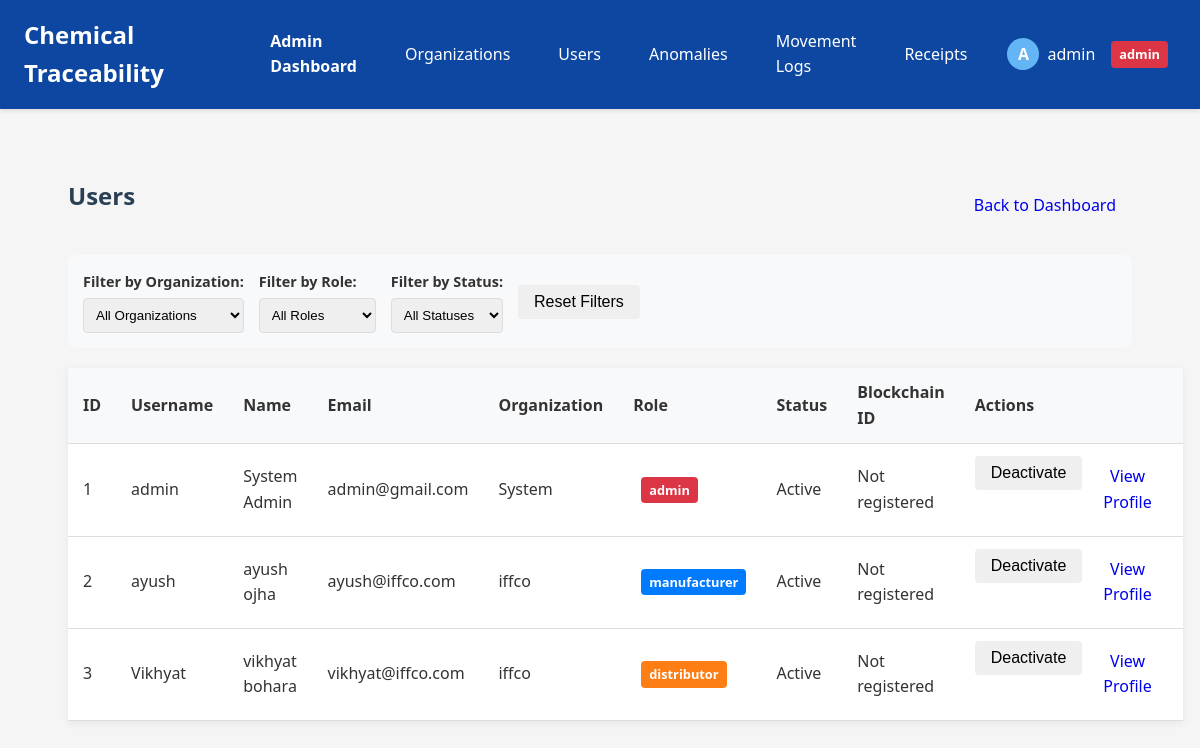
The app's page /admin/users (signed in) with its own data.
### app/models.py (models this page shows, shortened)
class User(UserMixin, db.Model):
    id = db.Column(db.Integer, primary_key=True)
    username = db.Column(db.String(80), unique=True, nullable=False)
    email = db.Column(db.String(120), unique=True, nullable=False)
    password_hash = db.Column(db.String(128), nullable=False)
    first_name = db.Column(db.String(50), nullable=True)
    last_name = db.Column(db.String(50), nullable=True)
    role = db.Column(db.Enum(RoleType), nullable=False)
    active = db.Column(db.Boolean, default=True)
    created_at = db.Column(db.DateTime, default=datetime.utcnow)
    last_login = db.Column(db.DateTime, nullable=True)
    organization_id = db.Column(db.Integer, db.ForeignKey('organization.id'))
    is_admin = db.Column(db.Boolean, default=False)

class Organization(db.Model):
    id = db.Column(db.Integer, primary_key=True)
    name = db.Column(db.String(100), nullable=False)
    email_domain = db.Column(db.String(100), nullable=False, unique=True)
    description = db.Column(db.Text, nullable=True)
    created_at = db.Column(db.DateTime, default=datetime.utcnow)
    active = db.Column(db.Boolean, default=True)
    can_manufacture = db.Column(db.Boolean, default=False)
    can_distribute = db.Column(db.Boolean, default=False)
    can_receive = db.Column(db.Boolean, default=False)
    users = db.relationship('User', backref='organization', lazy=True)

### app/routes/admin.py (the view)
    @login_required
    def decorated_function(*args, **kwargs):
        if not current_user.is_admin:
            flash('You do not have permission to access this page.', 'error')
            return redirect(url_for('dashboard_bp.dashboard'))
        return f(*args, **kwargs)

### app/routes/admin.py (called while the page is built)
def admin_required(f):
    @login_required
    def decorated_function(*args, **kwargs):
        if not current_user.is_admin:
            flash('You do not have permission to access this page.', 'error')
            return redirect(url_for('dashboard_bp.dashboard'))
        return f(*args, **kwargs)
    decorated_function.__name__ = f.__name__
    return decorated_function

@admin_bp.route('/users')
@admin_required
def user_list():
    users = User.query.all()
    organizations = Organization.query.all()
    return render_template('admin/users.html', users=users, organizations=organizations)

### app/templates/admin/users.html (shortened to what this page needs)
{% extends "base.html" %}
{% block content %}
<div class="admin-content">
  <div class="header-with-actions">
    <h2>Users</h2>
    <div class="action-buttons">
      <a href="{{ url_for('admin_bp.admin_dashboard') }}" class="btn btn-secondary">Back to Dashboard</a>
    </div>
  </div>
  <div class="filter-section">
    <div class="filter-group">
      <label>Filter by Organization:</label>
      <select id="orgFilter" onchange="filterUsers()">
        <option value="all">All Organizations</option>
      </select>
    </div>
    <div class="filter-group">
      <label>Filter by Role:</label>
      <select id="roleFilter" onchange="filterUsers()">
        <option value="all">All Roles</option>
      </select>
    </div>
    <div class="filter-group">
      <label>Filter by Status:</label>
      <select id="statusFilter" onchange="filterUsers()">
        <option value="all">All Statuses</option>
      </select>
    </div>
    <button class="btn btn-outline-secondary" onclick="resetFilters()">Reset Filters</button>
  </div>
  <div class="users-list">
    <table class="table">
      <thead>
        <tr>
          <th>ID</th>
          <th>Username</th>
          <th>Name</th>
          <th>Email</th>
          <th>Organization</th>
          <th>Role</th>
          <th>Status</th>
          <th>Blockchain ID</th>
          <th>Actions</th>
        </tr>
      </thead>
      <tbody id="userTableBody">
        {% for user in users %}
        <tr data-org="{{ user.organization_id }}" data-role="{{ user.role.name }}" data-status="{{ 'active' if user.is_active else 'inactive' }}">
          <td>{{ user.id }}</td>
          <td>{{ user.username }}</td>
          <td>{{ user.first_name }} {{ user.last_name }}</td>
          <td>{{ user.email }}</td>
          <td>{{ user.organization.name }}</td>
          <td><span class="role-badge {{ user.role.name.lower() }}">{{ user.role.name }}</span></td>
          <td>{{ "Active" if user.is_active else "Inactive" }}</td>
          <td>{{ user.blockchain_id if user.blockchain_id else 'Not registered' }}</td>
          <td>
            <div class="action-buttons">
              {% if user.is_active %}
              <form action="{{ url_for('admin_bp.deactivate_user', user_id=user.id) }}" method="POST" style="display:inline;">
                <button type="submit" class="btn btn-sm btn-warning">Deactivate</button>
              </form>
              {% else %}
              <form action="{{ url_for('admin_bp.activate_user', user_id=user.id) }}" method="POST" style="display:inline;">
                <button type="submit" class="btn btn-sm btn-success">Activate</button>
              </form>
              {% endif %}
              <a href="{{ url_for('auth.view_profile', username=user.username) }}" class="btn btn-sm btn-info">View Profile</a>
            </div>
          </td>
        </tr>
        {% endfor %}
      </tbody>
    </table>
  </div>
</div>
{% endblock %}

### app/templates/base.html (shortened to what this page needs)
<!DOCTYPE html>
<html lang="en">
<head>
    <link rel="stylesheet" href="{{ url_for('static', filename='style.css') }}">
</head>
<body>
    <nav class="navbar">
        <div class="logo">Chemical Traceability</div>
        <div class="nav-links">
            {% if current_user.is_authenticated %}
                {% if current_user.role.name == 'ADMIN' %}
                <a href="{{ url_for('admin_bp.admin_dashboard') }}"><strong>Admin Dashboard</strong></a>
                <a href="{{ url_for('admin_bp.organization_list') }}">Organizations</a>
                <a href="{{ url_for('admin_bp.user_list') }}">Users</a>
                <a href="{{ url_for('admin_bp.view_anomalies') }}">Anomalies</a>
                {% endif %}
                {% if current_user.role.name == 'DISTRIBUTOR' or current_user.is_admin %}
                <a href="#">Movement Logs</a>
                {% endif %}
                {% if current_user.role.name == 'CUSTOMER' or current_user.is_admin %}
                <a href="#">Receipts</a>
                {% endif %}
                <div class="user-menu">
                    <div class="user-info" onclick="toggleDropdown()">
                        <div class="user-avatar">{{ current_user.username[0].upper() }}</div>
                        <span class="username">{{ current_user.username }}</span>
                        <span class="role-badge {{ current_user.role.name.lower() }}">{{ current_user.role.name }}</span>
                    </div>
                </div>
            {% else %}
                <a href="{{ url_for('auth.login') }}">Login</a>
                <a href="{{ url_for('auth.register') }}">Register</a>
            {% endif %}
        </div>
    </nav>
    <div class="container">
        <main>
            {% block content %}{% endblock %}
        </main>
    </div>
</body>
</html>

### app/static/style.css (style rules this page uses)
body { font-family: 'Segoe UI', Arial, sans-serif; background: #f4f6fb; margin: 0; padding: 0; color: #333; line-height: 1.6; }
nav { background: #2a3f54; color: #fff; padding: 1rem 2rem; display: flex; align-items: center; justify-content: space-between; }
nav a { color: #fff; text-decoration: none; margin-left: 1rem; font-weight: 500; }
main { padding: 2rem; }
h2 { color: #2a3f54; margin-top: 0; }
table { width: 100%; border-collapse: collapse; background: #fff; box-shadow: 0 2px 8px rgba(44,62,80,0.08); margin-bottom: 2rem; }
th, td { padding: 0.75rem 1rem; border-bottom: 1px solid #eaeaea; text-align: left; }
th { background: #f5f7fa; font-weight: 600; }

### app/templates/base.html (style rules this page uses)
body { font-family: 'Segoe UI', Tahoma, Geneva, Verdana, sans-serif; margin: 0; padding: 0; background-color: #f5f5f5; }
.navbar { background-color: #0d47a1; color: white; display: flex; justify-content: space-between; align-items: center; padding: 0 1.5rem; box-shadow: 0 2px 4px rgba(0,0,0,0.1); }
.logo { font-size: 1.5rem; font-weight: bold; padding: 1rem 0; }
.nav-links { display: flex; align-items: center; }
.nav-links a { color: white; text-decoration: none; padding: 1rem; display: inline-block; transition: background-color 0.3s; }
.user-menu { position: relative; display: inline-block; margin-left: 1rem; }
.user-info { display: flex; align-items: center; cursor: pointer; padding: 0.5rem; border-radius: 4px; }
.user-avatar { width: 32px; height: 32px; border-radius: 50%; margin-right: 0.5rem; background-color: #64b5f6; color: white; display: flex; align-items: center; justify-content: center; font-weight: bold; }
.username { margin-right: 0.5rem; }
.role-badge { display: inline-block; padding: 0.25rem 0.5rem; border-radius: 20px; font-size: 0.8rem; margin-left: 0.5rem; text-transform: uppercase; font-weight: bold; }
.admin { background-color: #d32f2f; color: white; }
.manufacturer { background-color: #388e3c; color: white; }
.distributor { background-color: #1976d2; color: white; }
.container { max-width: 1200px; margin: 0 auto; padding: 1.5rem; }
main { padding: 1.5rem; }
.btn { display: inline-block; padding: 0.5rem 1rem; border: none; border-radius: 4px; cursor: pointer; text-decoration: none; font-size: 1rem; text-align: center; }

### app/templates/admin/users.html (style rules this page uses)
.admin-content { padding: 20px; }
.header-with-actions { display: flex; justify-content: space-between; align-items: center; margin-bottom: 20px; }
.filter-section { display: flex; gap: 15px; margin-bottom: 20px; padding: 15px; background-color: #f8f9fa; border-radius: 8px; align-items: center; flex-wrap: wrap; }
.filter-group { display: flex; flex-direction: column; gap: 5px; }
.filter-group label { font-weight: bold; font-size: 0.9rem; }
.filter-group select { padding: 8px; border-radius: 4px; border: 1px solid #ddd; }
.table { width: 100%; border-collapse: collapse; margin-bottom: 20px; }
.table th, .table td { padding: 12px 15px; text-align: left; border-bottom: 1px solid #ddd; }
.table th { background-color: #f8f9fa; }
.action-buttons { display: flex; gap: 5px; }
.role-badge { display: inline-block; padding: 3px 8px; border-radius: 4px; text-transform: lowercase; font-size: 0.8rem; font-weight: bold; }
.role-badge.admin { background-color: #dc3545; color: white; }
.role-badge.manufacturer { background-color: #007bff; color: white; }
.role-badge.distributor { background-color: #fd7e14; color: white; }

### records on screen
User: username "A", username "admin", role.name "admin", id "1", first_name "System", last_name "Admin", email "admin@gmail.com", organization.name "System", is_active "Active", blockchain_id "Not registered"
User: id "2", username "ayush", first_name "ayush", last_name "ojha", email "ayush@iffco.com", organization.name "iffco", role.name "manufacturer", is_active "Active", blockchain_id "Not registered"
User: id "3", username "Vikhyat", first_name "vikhyat", last_name "bohara", email "vikhyat@iffco.com", organization.name "iffco", role.name "distributor", is_active "Active", blockchain_id "Not registered"
